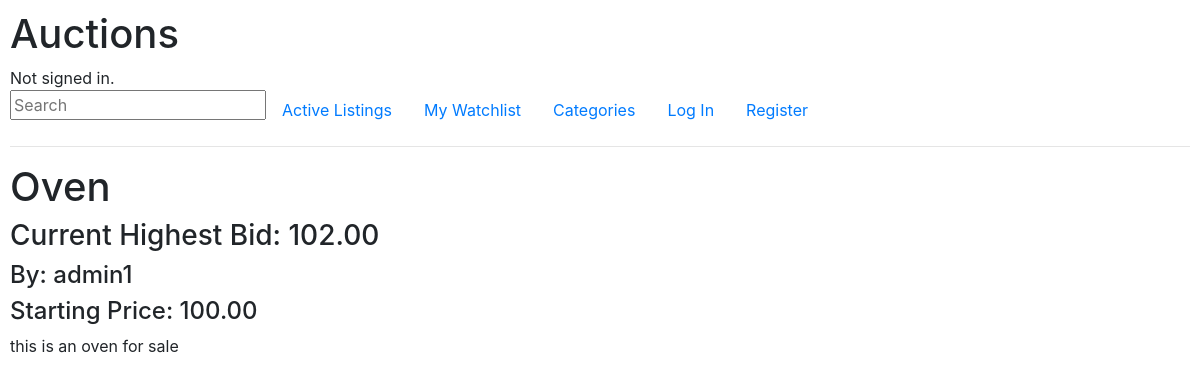
The page /listed/1 on the database as committed earlier.
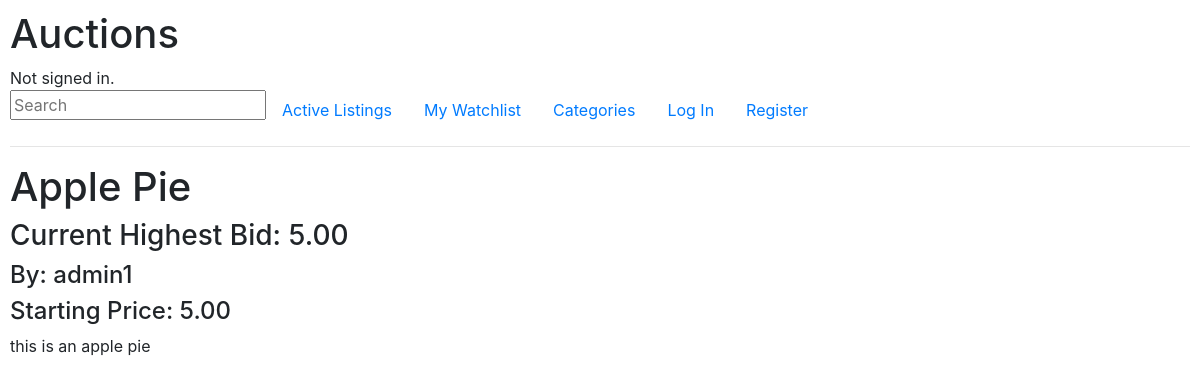
The same page on the database as committed later.
### auctions/models.py (models this page shows, shortened)
class Listing(models.Model):
	listed_id = models.AutoField(auto_created=True, primary_key=True)
	item_name = models.CharField(max_length=64)
	item_description = models.CharField(max_length=500, default="no description")
	seller = models.CharField(max_length=64)
	buyer = models.CharField(max_length=64, default="none")
	price = models.DecimalField(max_digits=19, decimal_places=2)
	category = models.CharField(max_length=12, default="no category")
	image = models.CharField(max_length=255, default="no image")
	listing_date = models.DateField(default=0000-00-00)
	available = models.BooleanField(default=True)

class Bid(models.Model):
	bid_id = models.AutoField(primary_key=True)
	listing_id = models.ForeignKey(Listing, on_delete=models.CASCADE, related_name="bidded")
	bidder = models.CharField(max_length=64)
	value = models.DecimalField(max_digits=19, decimal_places=2)

### auctions/views.py (the view)
# urls.py: path("listed/<int:item_id>", views.listed, name="listed"),
def listed(request, item_id):
    listed = Listing.objects.get(pk=item_id)
    return render(request, "auctions/listed.html", {
        "listed_id": item_id,
        "title": listed.item_name,
        "description": listed.item_description,
        "price": listed.price,
        "comments": Comment.objects.filter(listing_id=item_id),
        "high_bid": Bid.objects.filter(listing_id=item_id)
        })

### auctions/templates/auctions/listed.html (shortened to what this page needs)
{% extends "auctions/layout.html" %}
{% block body %}
	<h1>{{ title }}</h1>
	{% if available == False %}
		<h2>Congratulations {{ winner }} on winning the auction!</h2>
	{% else %}
		<div>
			{% for bid in high_bid %}
				<h3>Current Highest Bid: {{ bid.value }}</h3>
				<h4>By: {{ bid.bidder }}</h4>
			{% empty %}
				<h3 hidden></h3>
			{% endfor %}
			<h4>Starting Price: {{ price }}</h4>
		</div>
		<div>
			{{ description }}
		</div>
	{% endif %}
{% endblock %}

Rows that differ between the two databases and show on the page:
changed Listing: item_name "Oven" → "Apple Pie"; price "100.00" → "5.00"; item_description "this is an oven for sale" → "this is an apple pie"
changed Bid "admin1": value "102.00" → "5.00"
